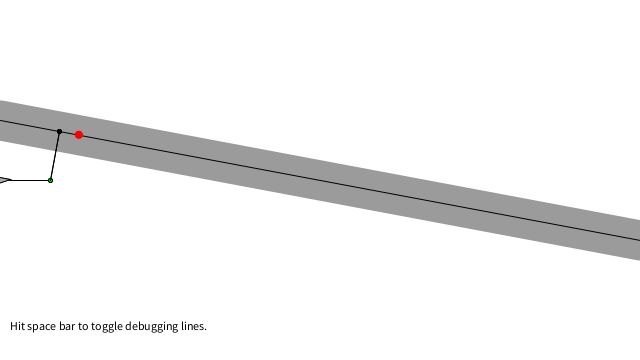
Frame 1 (no input)
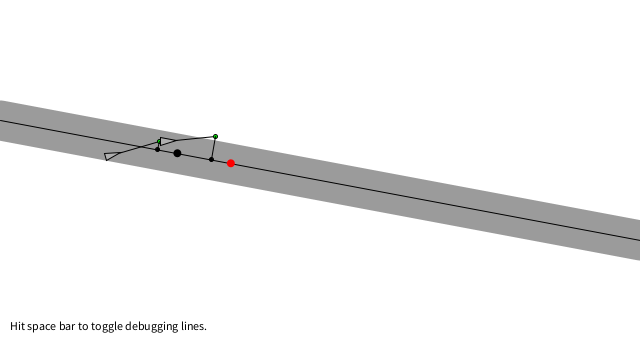
Frame 60 (the mouse pressed at the canvas centre just before this capture)
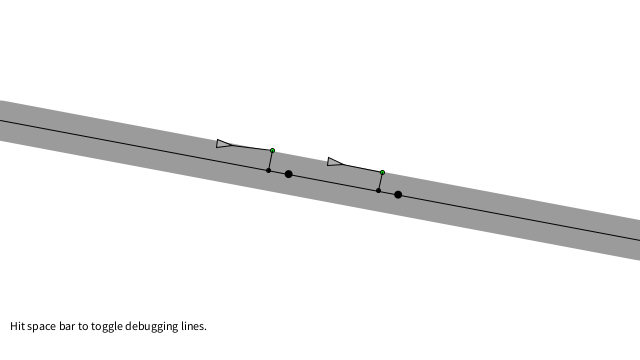
Frame 120 (the mouse held since frame 60 and released just before this capture)

The Processing sketch that drew these frames (run headless with seeded random() and noise(); from frame 60 on, the mouse is pressed at the canvas centre):

// Processing sketch: NOC_6_05_PathFollowingSimple
// ── NOC_6_05_PathFollowingSimple.pde
// The Nature of Code
// Daniel Shiffman
// http://natureofcode.com

// Path Following
// Path is a just a straight line in this example
// Via Reynolds: // http://www.red3d.com/cwr/steer/PathFollow.html

// Using this variable to decide whether to draw all the stuff
boolean debug = true;

// A path object (series of connected points)
Path path;

// Two vehicles
Vehicle car1;
Vehicle car2;

void setup() {
  size(640, 360);
  path = new Path();

  // Each vehicle has different maxspeed and maxforce for demo purposes
  car1 = new Vehicle(new PVector(0, height/2), 2, 0.02);
  car2 = new Vehicle(new PVector(0, height/2), 3, 0.05);
}

void draw() {
  background(255);
  // Display the path
  path.display();
  // The boids follow the path
  car1.follow(path);
  car2.follow(path);
  // Call the generic run method (update, borders, display, etc.)
  car1.run();
  car2.run();
  
  // Check if it gets to the end of the path since it's not a loop
  car1.borders(path);
  car2.borders(path);
  
  // Instructions
  fill(0);
  text("Hit space bar to toggle debugging lines.", 10, height-30);
}

public void keyPressed() {
  if (key == ' ') {
    debug = !debug;
  }
}

// ── Path.pde
// The Nature of Code
// Daniel Shiffman
// http://natureofcode.com

// Path Following

class Path {

  // A Path is line between two points (PVector objects)
  PVector start;
  PVector end;
  // A path has a radius, i.e how far is it ok for the boid to wander off
  float radius;

  Path() {
    // Arbitrary radius of 20
    radius = 20;
    start = new PVector(0,height/3);
    end = new PVector(width,2*height/3);
  }

  // Draw the path
  void display() {

    strokeWeight(radius*2);
    stroke(0,100);
    line(start.x,start.y,end.x,end.y);

    strokeWeight(1);
    stroke(0);
    line(start.x,start.y,end.x,end.y);
  }
}

// ── Vehicle.pde
// Path Following
// Daniel Shiffman <http://www.shiffman.net>
// The Nature of Code, Spring 2009

// Vehicle class

class Vehicle {

  // All the usual stuff
  PVector position;
  PVector velocity;
  PVector acceleration;
  float r;
  float maxforce;    // Maximum steering force
  float maxspeed;    // Maximum speed

    // Constructor initialize all values
  Vehicle( PVector l, float ms, float mf) {
    position = l.get();
    r = 4.0;
    maxspeed = ms;
    maxforce = mf;
    acceleration = new PVector(0, 0);
    velocity = new PVector(maxspeed, 0);
  }

  // Main "run" function
  void run() {
    update();
    display();
  }


  // This function implements Craig Reynolds' path following algorithm
  // http://www.red3d.com/cwr/steer/PathFollow.html
  void follow(Path p) {

    // Predict position 50 (arbitrary choice) frames ahead
    PVector predict = velocity.get();
    //predict.normalize();
    //predict.mult(50);
    predict.setMag(50);
    PVector predictpos = PVector.add(position, predict);//This is future location

    // Look at the line segment
    PVector a = p.start;
    PVector b = p.end;

    // Get the normal point to that line
    PVector normalPoint = getNormalPoint(predictpos, a, b);

    // Find target point a little further ahead of normal
    PVector dir = PVector.sub(b, a);
    dir.normalize();
    dir.mult(10);  // This could be based on velocity instead of just an arbitrary 10 pixels
    PVector target = PVector.add(normalPoint, dir);

    // How far away are we from the path?
    //This is for figure out that is future loc on the path or not 
    float distance = PVector.dist(predictpos, normalPoint);
    // Only if the distance is greater than the path's radius do we bother to steer
    if (distance > p.radius) {
      seek(target);
    }


    // Draw the debugging stuff
    if (debug) {
      fill(0,255,0);
      stroke(0);
      line(position.x, position.y, predictpos.x, predictpos.y);
      ellipse(predictpos.x, predictpos.y, 4, 4);

      // Draw normal position
      fill(0);
      stroke(0);
      line(predictpos.x, predictpos.y, normalPoint.x, normalPoint.y);
      ellipse(normalPoint.x, normalPoint.y, 4, 4);
      stroke(0);
      if (distance > p.radius) fill(255, 0, 0);
      noStroke();
      ellipse(target.x+dir.x, target.y+dir.y, 8, 8);
    }
  }


  // A function to get the normal point from a point (p) to a line segment (a-b)
  // This function could be optimized to make fewer new Vector objects
  PVector getNormalPoint(PVector p, PVector a, PVector b) {
    // Vector from a to p
    PVector ap = PVector.sub(p, a);
    // Vector from a to b
    PVector ab = PVector.sub(b, a);
    ab.normalize(); // Normalize the line
    // Project vector "diff" onto line by using the dot product
    ab.mult(ap.dot(ab));
    PVector normalPoint = PVector.add(a, ab);
    return normalPoint;
  }


  // Method to update position
  void update() {
    // Update velocity
    velocity.add(acceleration);
    // Limit speed
    velocity.limit(maxspeed);
    position.add(velocity);
    // Reset accelertion to 0 each cycle
    acceleration.mult(0);
  }

  void applyForce(PVector force) {
    // We could add mass here if we want A = F / M
    acceleration.add(force);
  }


  // A method that calculates and applies a steering force towards a target
  // STEER = DESIRED MINUS VELOCITY
  void seek(PVector target) {
    PVector desired = PVector.sub(target, position);  // A vector pointing from the position to the target

    // If the magnitude of desired equals 0, skip out of here
    // (We could optimize this to check if x and y are 0 to avoid mag() square root
    if (desired.mag() == 0) return;

    // Normalize desired and scale to maximum speed
    desired.normalize();
    desired.mult(maxspeed);
    // Steering = Desired minus Velocity
    PVector steer = PVector.sub(desired, velocity);
    steer.limit(maxforce);  // Limit to maximum steering force

      applyForce(steer);
  }

  void display() {
    // Draw a triangle rotated in the direction of velocity
    float theta = velocity.heading2D() + radians(90);
    fill(175);
    stroke(0);
    pushMatrix();
    translate(position.x, position.y);
    rotate(theta);
    beginShape(PConstants.TRIANGLES);
    vertex(0, -r*2);
    vertex(-r, r*2);
    vertex(r, r*2);
    endShape();
    popMatrix();
  }

  // Wraparound
  void borders(Path p) {
    if (position.x > p.end.x + r) {
      position.x = p.start.x - r;
      position.y = p.start.y + (position.y-p.end.y);
    }
  }
}
